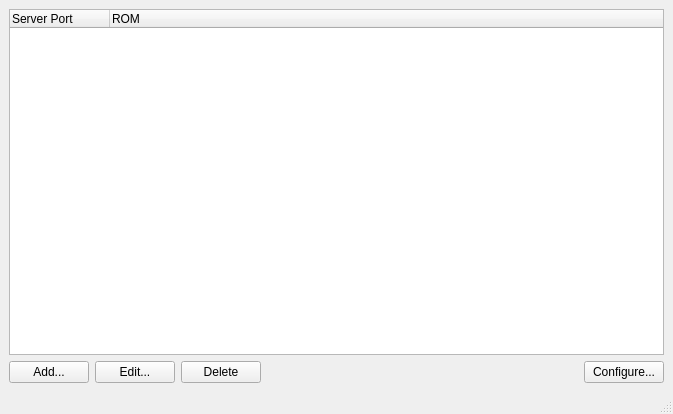
<?xml version="1.0" encoding="UTF-8"?>
<ui version="4.0">
 <class>MainWindow</class>
 <widget class="QMainWindow" name="MainWindow">
  <property name="geometry">
   <rect>
    <x>0</x>
    <y>0</y>
    <width>673</width>
    <height>414</height>
   </rect>
  </property>
  <property name="windowTitle">
   <string>On Demand GDB Proxy for BlastEm</string>
  </property>
  <widget class="QWidget" name="centralwidget">
   <layout class="QGridLayout" name="gridLayout">
    <item row="0" column="0">
     <widget class="QTreeWidget" name="serverWidget">
      <column>
       <property name="text">
        <string>Server Port</string>
       </property>
      </column>
      <column>
       <property name="text">
        <string>ROM</string>
       </property>
      </column>
     </widget>
    </item>
    <item row="1" column="0">
     <layout class="QHBoxLayout" name="horizontalLayout">
      <item>
       <widget class="QPushButton" name="addButton">
        <property name="text">
         <string>Add...</string>
        </property>
       </widget>
      </item>
      <item>
       <widget class="QPushButton" name="editButton">
        <property name="text">
         <string>Edit...</string>
        </property>
       </widget>
      </item>
      <item>
       <widget class="QPushButton" name="deleteButton">
        <property name="text">
         <string>Delete</string>
        </property>
       </widget>
      </item>
      <item>
       <spacer name="horizontalSpacer">
        <property name="orientation">
         <enum>Qt::Horizontal</enum>
        </property>
        <property name="sizeHint" stdset="0">
         <size>
          <width>40</width>
          <height>20</height>
         </size>
        </property>
       </spacer>
      </item>
      <item>
       <widget class="QPushButton" name="configureButton">
        <property name="text">
         <string>Configure...</string>
        </property>
       </widget>
      </item>
     </layout>
    </item>
   </layout>
  </widget>
  <widget class="QMenuBar" name="menubar">
   <property name="geometry">
    <rect>
     <x>0</x>
     <y>0</y>
     <width>673</width>
     <height>21</height>
    </rect>
   </property>
  </widget>
  <widget class="QStatusBar" name="statusbar"/>
 </widget>
 <resources/>
 <connections/>
</ui>
